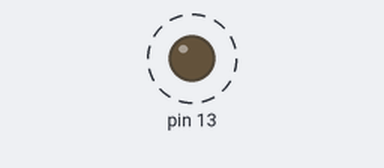
The program below on a simulated Arduino Uno, built with avr-gcc and run on an emulated ATmega328P. Parts: output pins drawn as LEDs (lit = HIGH). Dashed ring = blinking.

Above: at 0.3 s.
Timing chart, 0 to 3.0 s (numbered marks = the images above):
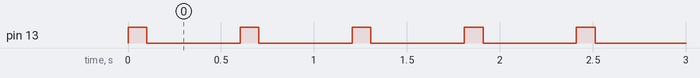

The program:

main.cpp
```cpp
#include <Arduino.h>

// Using led1 pin 13 which is the PB5 in port B
#define led1 B00100000
// Using led2 pin 12 which is the PB4 in port B
#define led2 PB4

void blink_led_using_bitwise(int ms);
void blink_led_using_bit_shift(int ms);
void setup() {

  // Define led1 PB5 is the output which equal to the led pin13
  DDRB = led1;

  // or we can write using Bit shifting

  //DDRB |= (1 << PB5);

  // Define port B output
  PORTB = 0; // = B00000000
}

void loop() {
  // put your main code here, to run repeatedly:
blink_led_using_bitwise(100);
blink_led_using_bit_shift(200);

}

// blink led every ms using bitwise operator
void blink_led_using_bitwise(int ms){

  PORTB |= led1; //set port B to 0000000 | 00100000 = 00100000
  _delay_ms(ms); // delay ms
  PORTB &= ~led1; // set port B to 0010000 & 11011111 = 00000000 (~00100000 = 11011111)
  _delay_ms(ms); // delay ms

  /*
  '''

  or we can write using xor (^)

  '''
  */


  // PORTB ^= led;
  // _delay_ms(ms);

  /*
  First loop:
  Port B is equal to 00000000 ^ 00100000 = 00100000
  Second loop:
  Port B is equal to 00100000 ^ 00100000 = 00000000
  */

}

void blink_led_using_bit_shift(int ms){

  PORTB |= (1 << led2); // (1 << 4) = 0B00010000
  _delay_ms(ms);
  PORTB &= ~(1 << led2);
  _delay_ms(ms);

}
```

Measured:
- by itself, pin 13: alternates HIGH for 0.10 s and LOW for 0.50 s
